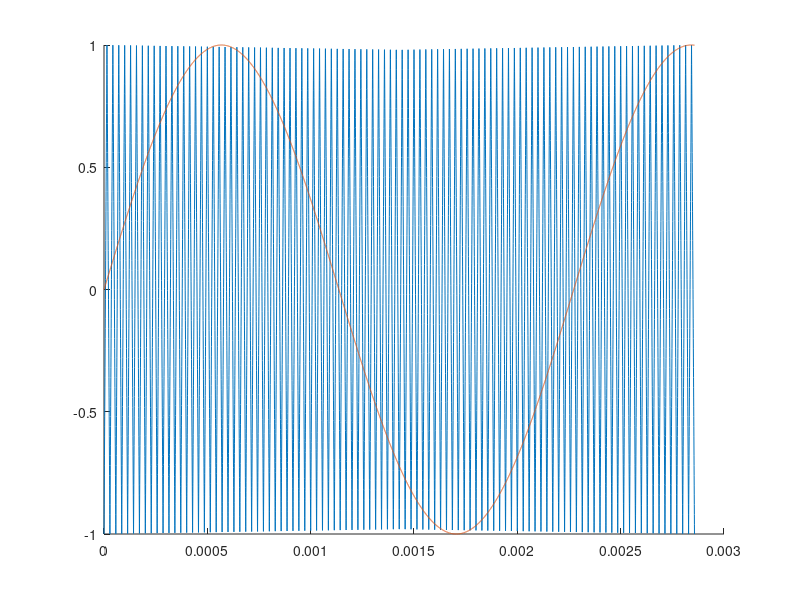

Reproduce this figure in MATLAB.
clc;
clear;
close all;

note = 440;
Tnote = 1/note;

fsw = 35000;
Tsw = 1/fsw;

t = linspace(0, 100*Tsw, 10000);
triangle = sawtooth(2*pi*fsw.*t,1/2);
audio = sin(2*pi*note.*t);


figure;
hold on;
plot(t, triangle);
plot(t, audio);
